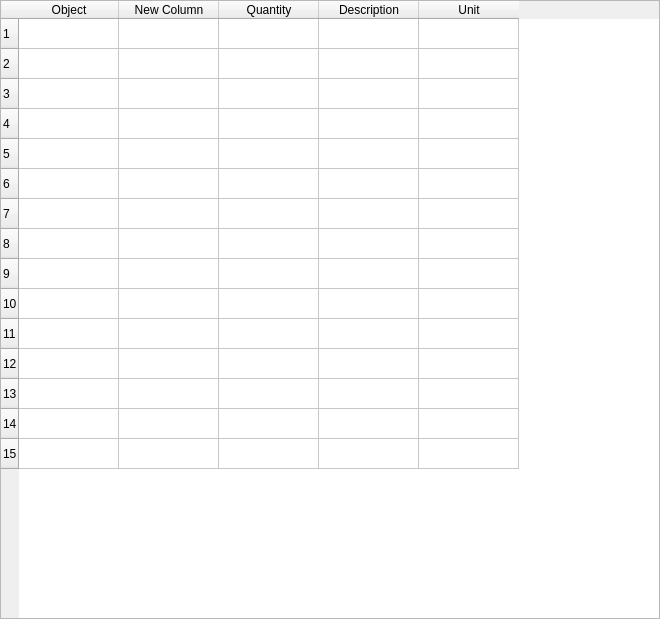
<?xml version="1.0" encoding="UTF-8"?>
<ui version="4.0">
 <class>DataTable</class>
 <widget class="QWidget" name="DataTable">
  <property name="geometry">
   <rect>
    <x>0</x>
    <y>0</y>
    <width>660</width>
    <height>619</height>
   </rect>
  </property>
  <property name="windowTitle">
   <string>Form</string>
  </property>
  <layout class="QHBoxLayout" name="horizontalLayout">
   <property name="spacing">
    <number>0</number>
   </property>
   <property name="leftMargin">
    <number>0</number>
   </property>
   <property name="topMargin">
    <number>0</number>
   </property>
   <property name="rightMargin">
    <number>0</number>
   </property>
   <property name="bottomMargin">
    <number>0</number>
   </property>
   <item>
    <widget class="QTableWidget" name="tableWidget">
     <property name="verticalScrollBarPolicy">
      <enum>Qt::ScrollBarAlwaysOff</enum>
     </property>
     <property name="horizontalScrollBarPolicy">
      <enum>Qt::ScrollBarAlwaysOff</enum>
     </property>
     <property name="autoScroll">
      <bool>true</bool>
     </property>
     <property name="rowCount">
      <number>15</number>
     </property>
     <row/>
     <row/>
     <row/>
     <row/>
     <row/>
     <row/>
     <row/>
     <row/>
     <row/>
     <row/>
     <row/>
     <row/>
     <row/>
     <row/>
     <row/>
     <column>
      <property name="text">
       <string>Object</string>
      </property>
     </column>
     <column>
      <property name="text">
       <string>New Column</string>
      </property>
     </column>
     <column>
      <property name="text">
       <string>Quantity</string>
      </property>
     </column>
     <column>
      <property name="text">
       <string>Description</string>
      </property>
     </column>
     <column>
      <property name="text">
       <string>Unit</string>
      </property>
     </column>
    </widget>
   </item>
  </layout>
 </widget>
 <resources/>
 <connections/>
</ui>
